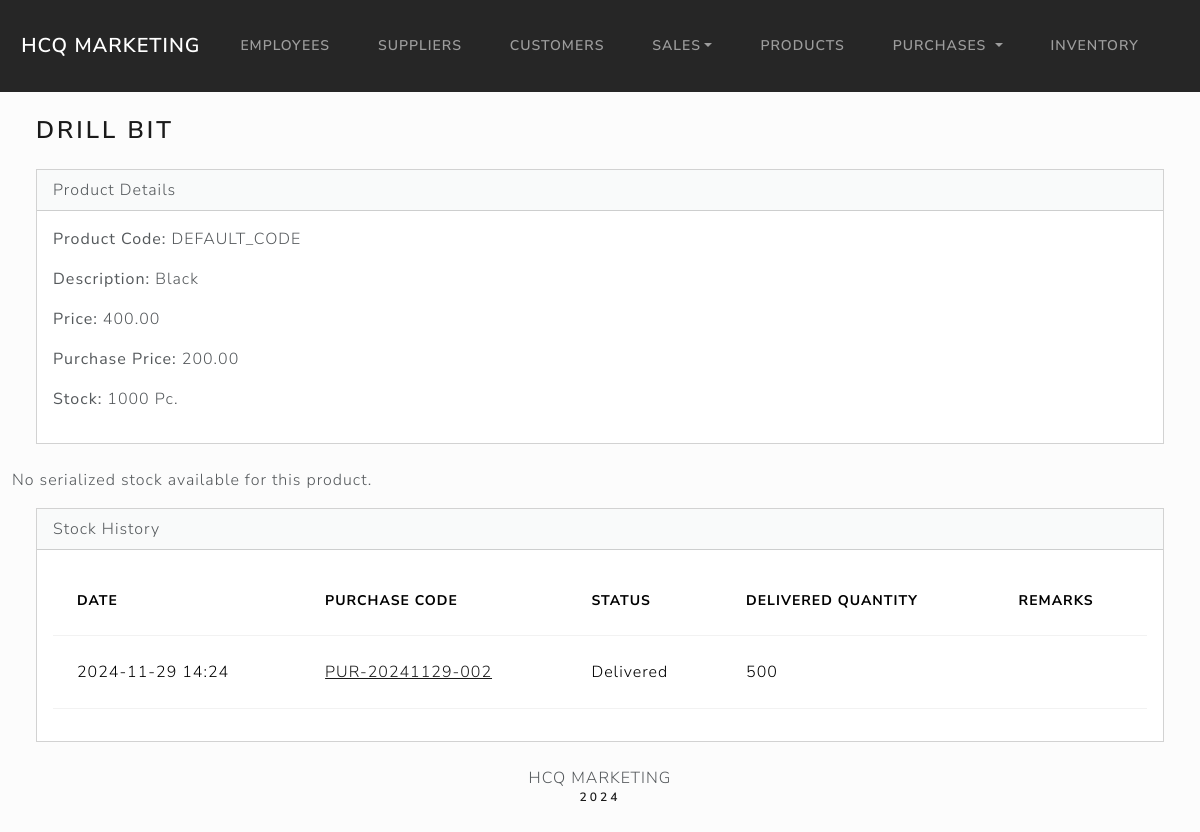
/inventory/4/, run on an earlier commit of the app's database.
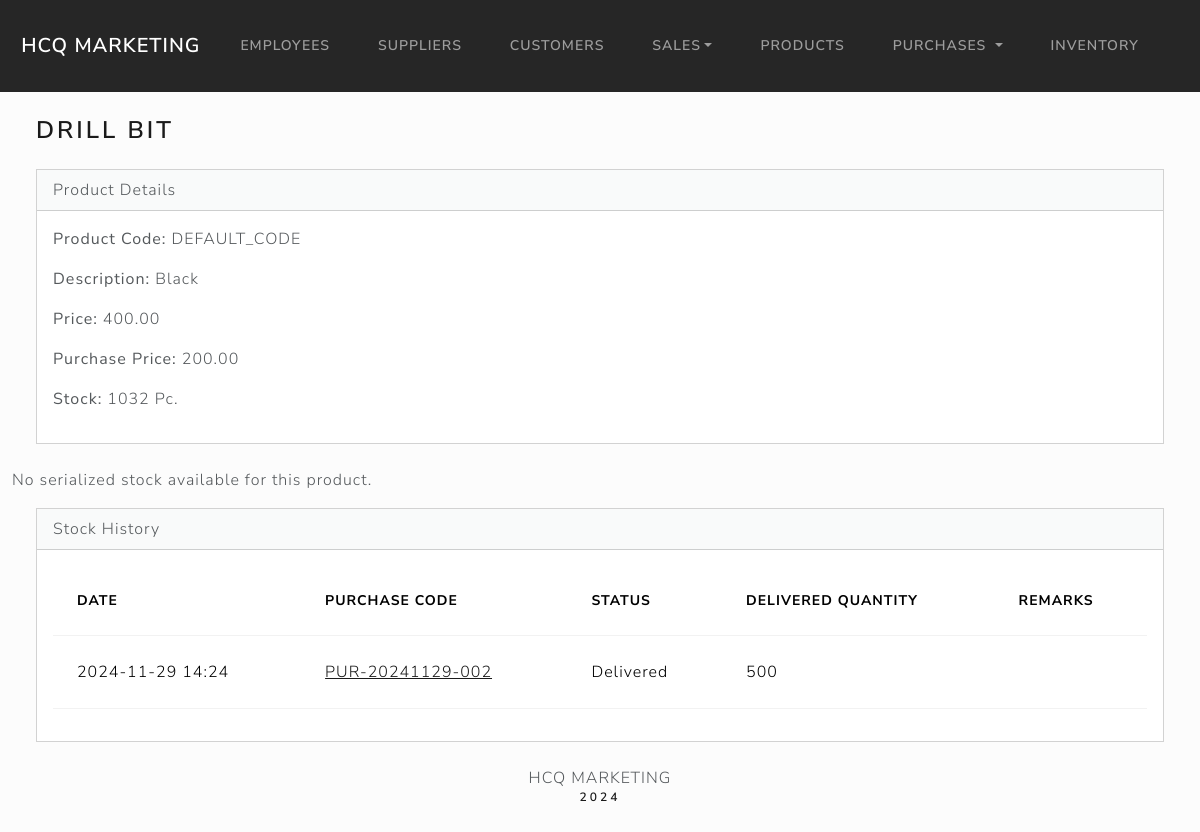
And on a later commit of the database.
### inventory/models.py (models this page shows, shortened)
class Inventory(models.Model):
    product = models.ForeignKey(Product, on_delete=models.CASCADE)
    inventory_stock = models.PositiveIntegerField(default=0)

### products/models.py (models this page shows, shortened)
class Product(models.Model):
    product_code = models.CharField(max_length=100, default='DEFAULT_CODE')
    product_name = models.CharField(max_length=100)
    product_descript = models.TextField()
    product_price = models.DecimalField(max_digits=10, decimal_places=2)
    product_unit = models.CharField(max_length=50)
    purchase_price = models.DecimalField(max_digits=10, decimal_places=2, null=True, blank=True)  # Price from supplier (optional)
    is_serialized = models.BooleanField(default=False)  # New field

### inventory/views.py (the view)
# urls.py: path('<int:product_id>/', views.product_detail, name='product_detail'),
def product_detail(request, product_id):
    inventory = get_object_or_404(Inventory, product__id=product_id)
    stock_history = StockHistory.objects.filter(inventory=inventory).order_by('-timestamp')
    serialized_items = None
    if hasattr(inventory.product, 'is_serialized') and inventory.product.is_serialized:
        serialized_items = SerializedInventory.objects.filter(inventory=inventory)
        print(f"Serialized items found: {serialized_items}")  # Debugging line
    return render(request, 'inventory/product_detail.html', {
        'inventory': inventory,
        'stock_history': stock_history,
        'serialized_items': serialized_items,
    })

### inventory/templates/inventory/product_detail.html
{% extends "base.html" %}
{% block body %}
<h3 class="m-4">{{ inventory.product.product_name }}</h3>
<div class="card ms-4 me-4 mb-4">
    <div class="card-header">Product Details</div>
    <div class="card-body">
        <p><strong>Product Code:</strong> {{ inventory.product.product_code }}</p>
        <p><strong>Description:</strong> {{ inventory.product.product_descript }}</p>
        <p><strong>Price:</strong> {{ inventory.product.product_price }}</p>
        <p><strong>Purchase Price:</strong> {{ inventory.product.purchase_price }}</p>
        <p><strong>Stock:</strong> {{ inventory.inventory_stock }} {{ inventory.product.product_unit }}</p>
    </div>
</div>
{% if serialized_items %}
<div class="card ms-4 me-4 mb-4">
    <div class="card-header">Serialized Stock</div>
    <div class="card-body">
        <table class="table table-hover">
            <thead>
                <tr>
                    <th>Serial Number</th>
                    <th>Status</th>
                </tr>
            </thead>
            <tbody>
                {% for item in serialized_items %}
                <tr>
                    <td>{{ item.serial_number }}</td>
                    <td>{{ item.status }}</td>
                </tr>
                {% endfor %}
            </tbody>
        </table>
    </div>
</div>
{% else %}
    <p>No serialized stock available for this product.</p>
{% endif %}
<div class="card ms-4 me-4 mb-4">
    <div class="card-header">Stock History</div>
    <div class="card-body">
        {% if stock_history %}
        <table class="table table-hover">
            <thead>
                <tr>
                    <th>Date</th>
                    <th>Purchase Code</th>
                    <th>Status</th>
                    <th>Delivered Quantity</th>
                    <th>Remarks</th>
                </tr>
            </thead>
            <tbody>
                {% for record in stock_history %}
                <tr>
                    <td>{{ record.timestamp|date:"Y-m-d H:i" }}</td>
                    <td>
                        <a href="{% url 'purchases:purchase_detail' record.purchase.id %}">
                            {{ record.purchase.purchase_code }}
                        </a>
                    </td>
                    <td>{{ record.status }}</td>
                    <td>{{ record.delivered_quantity }}</td>
                    <td>{{ record.remarks }}</td>
                </tr>
                {% endfor %}
            </tbody>
        </table>
        {% else %}
        <p>No stock history available for this product.</p>
        {% endif %}
    </div>
</div>
{% endblock %}

What changed in the data, as far as the page shows it:
changed Inventory "DRILL BIT": inventory_stock "1000" → "1032"
